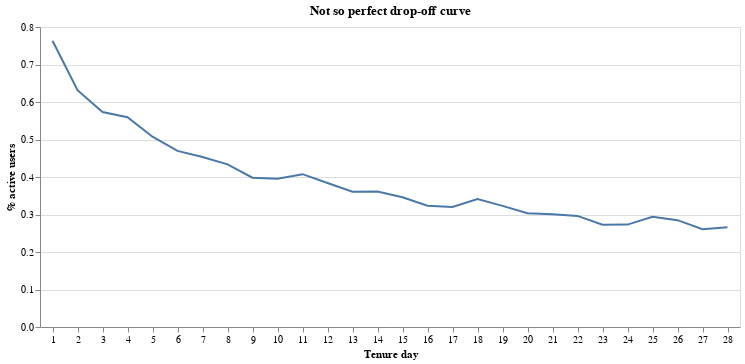

This figure's notebook cell:
### Code cell
realistic_curves = plotting.basic_eda(real_activity)
realistic_curves[0].width = 700
realistic_curves[0].title = "Not so perfect drop-off curve"
realistic_curves[0].display()

### Figure 1 — Vega-Lite specification as saved in the notebook (floating-point values rounded to 4 significant figures)
{"config": {"view": {"continuousWidth": 400, "continuousHeight": 300}}, "data": {"name": "data-26fa03ca735bad1f74909f3ecb9c4e3a"}, "mark": "line", "encoding": {"x": {"axis": {"labelAngle": 0}, "field": "tenure_day", "title": "Tenure day", "type": "ordinal"}, "y": {"field": "visit", "title": "% active users", "type": "quantitative"}}, "title": "Not so perfect drop-off curve", "width": 700, "$schema": "https://vega.github.io/schema/vega-lite/v4.17.0.json", "datasets": {"data-26fa03ca735bad1f74909f3ecb9c4e3a": [{"tenure_day": 1, "visit": 0.7633}, {"tenure_day": 2, "visit": 0.6314}, {"tenure_day": 3, "visit": 0.5734}, {"tenure_day": 4, "visit": 0.5595}, {"tenure_day": 5, "visit": 0.5075}, {"tenure_day": 6, "visit": 0.4695}, {"tenure_day": 7, "visit": 0.4533}, {"tenure_day": 8, "visit": 0.4337}, {"tenure_day": 9, "visit": 0.3982}, {"tenure_day": 10, "visit": 0.3951}, {"tenure_day": 11, "visit": 0.4076}, {"tenure_day": 12, "visit": 0.3841}, {"tenure_day": 13, "visit": 0.3606}, {"tenure_day": 14, "visit": 0.361}, {"tenure_day": 15, "visit": 0.3461}, {"tenure_day": 16, "visit": 0.3233}, {"tenure_day": 17, "visit": 0.3198}, {"tenure_day": 18, "visit": 0.3409}, {"tenure_day": 19, "visit": 0.323}, {"tenure_day": 20, "visit": 0.3032}, {"tenure_day": 21, "visit": 0.3005}, {"tenure_day": 22, "visit": 0.2963}, {"tenure_day": 23, "visit": 0.2727}, {"tenure_day": 24, "visit": 0.2731}, {"tenure_day": 25, "visit": 0.2937}, {"tenure_day": 26, "visit": 0.2849}, {"tenure_day": 27, "visit": 0.2606}, {"tenure_day": 28, "visit": 0.266}]}}
